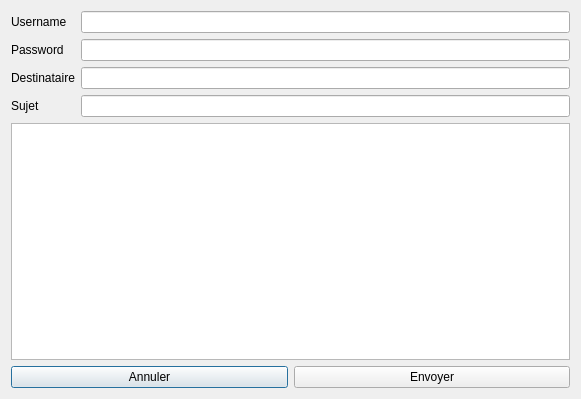
<?xml version="1.0" encoding="UTF-8"?>
<ui version="4.0">
 <class>Dialog</class>
 <widget class="QDialog" name="Dialog">
  <property name="geometry">
   <rect>
    <x>0</x>
    <y>0</y>
    <width>581</width>
    <height>399</height>
   </rect>
  </property>
  <property name="windowTitle">
   <string>Dialog</string>
  </property>
  <layout class="QVBoxLayout" name="verticalLayout_2">
   <item>
    <layout class="QVBoxLayout" name="verticalLayout">
     <item>
      <layout class="QFormLayout" name="formLayout">
       <item row="0" column="0">
        <widget class="QLabel" name="usernameLabel">
         <property name="text">
          <string>Username</string>
         </property>
        </widget>
       </item>
       <item row="0" column="1">
        <widget class="QLineEdit" name="uname"/>
       </item>
       <item row="1" column="0">
        <widget class="QLabel" name="passwordLabel">
         <property name="text">
          <string>Password</string>
         </property>
        </widget>
       </item>
       <item row="1" column="1">
        <widget class="QLineEdit" name="passwd"/>
       </item>
       <item row="2" column="0">
        <widget class="QLabel" name="destinataireLabel">
         <property name="text">
          <string>Destinataire</string>
         </property>
        </widget>
       </item>
       <item row="2" column="1">
        <widget class="QLineEdit" name="recipient"/>
       </item>
       <item row="3" column="0">
        <widget class="QLabel" name="sujetLabel">
         <property name="text">
          <string>Sujet</string>
         </property>
        </widget>
       </item>
       <item row="3" column="1">
        <widget class="QLineEdit" name="subjectLineEdit"/>
       </item>
      </layout>
     </item>
     <item>
      <widget class="QTextEdit" name="message"/>
     </item>
     <item>
      <layout class="QHBoxLayout" name="horizontalLayout">
       <item>
        <widget class="QPushButton" name="annuler_mail">
         <property name="text">
          <string>Annuler</string>
         </property>
        </widget>
       </item>
       <item>
        <widget class="QPushButton" name="envoyer_dialog">
         <property name="text">
          <string>Envoyer</string>
         </property>
        </widget>
       </item>
      </layout>
     </item>
    </layout>
   </item>
  </layout>
 </widget>
 <resources/>
 <connections/>
</ui>
